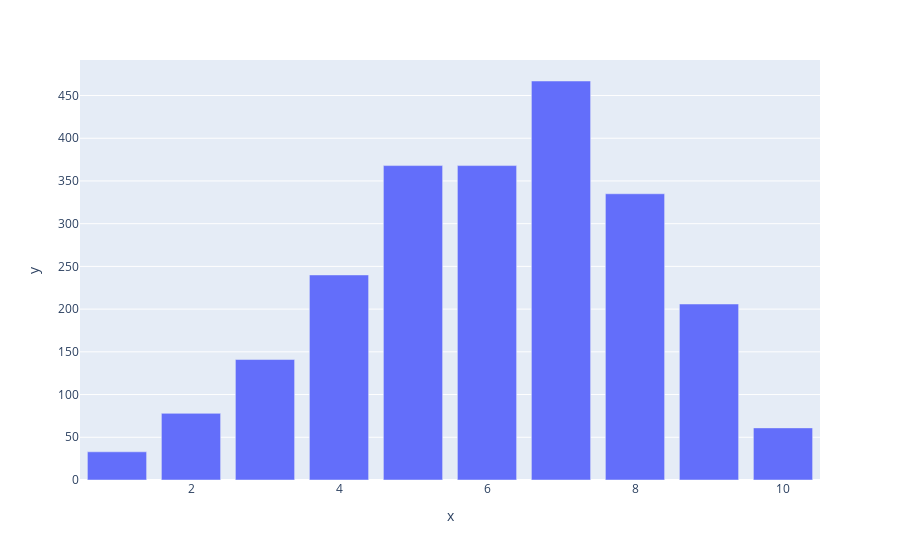

Notebook code for this chart:
### Code cell
px.bar(x = train_df_add[train_df.target == 1].unique_sites.value_counts().keys()
      , y = train_df_add[train_df.target == 1].unique_sites.value_counts()
      )

### Figure 1 — Plotly figure (JSON) as saved in the notebook; plotly's stock layout.template omitted (floating-point values rounded to 4 significant figures)
{"data": [{"alignmentgroup": "True", "hoverlabel": {"namelength": 0}, "hovertemplate": "x=%{x}<br>y=%{y}", "legendgroup": "", "marker": {"color": "#636efa"}, "name": "", "offsetgroup": "", "orientation": "v", "showlegend": false, "textposition": "auto", "type": "bar", "x": [7, 5, 6, 8, 4, 9, 3, 2, 10, 1], "xaxis": "x", "y": [467, 368, 368, 335, 240, 206, 141, 78, 61, 33], "yaxis": "y"}], "layout": {"autosize": true, "barmode": "relative", "legend": {"tracegroupgap": 0}, "margin": {"t": 60}, "xaxis": {"anchor": "y", "autorange": true, "domain": [0, 1], "range": [0.5, 10.5], "title": {"text": "x"}, "type": "linear"}, "yaxis": {"anchor": "x", "autorange": true, "domain": [0, 1], "range": [0, 491.6], "title": {"text": "y"}, "type": "linear"}}}
